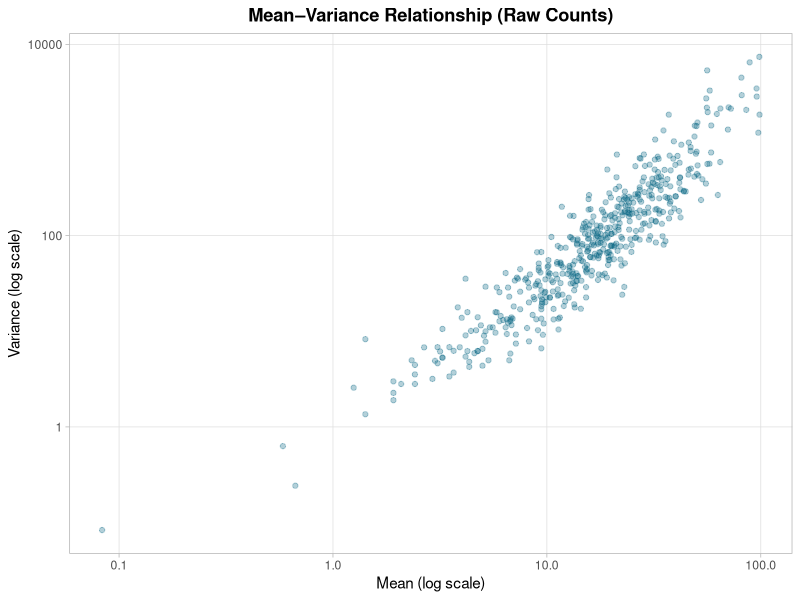
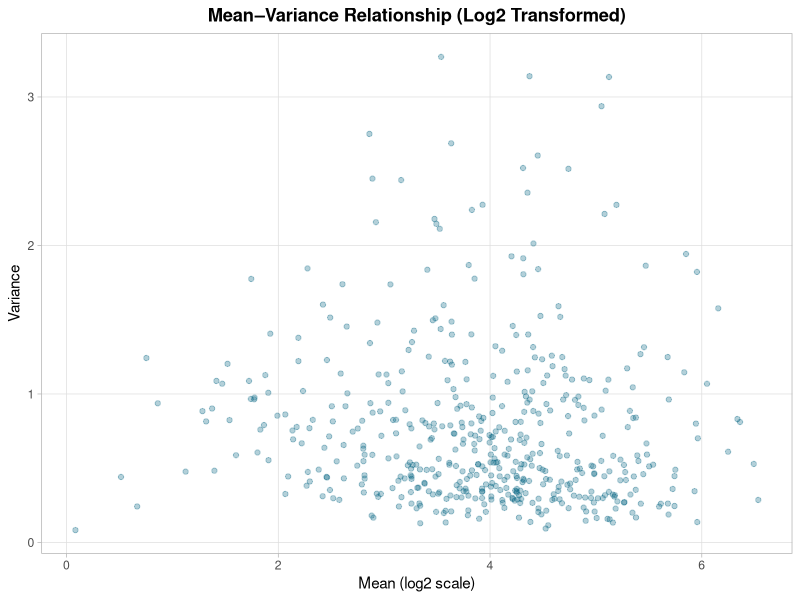

Write the R code that produced these figures, in order.
## ---- chunk 1
counts <- readr::read_csv("data/demo-counts.csv", show_col_types = FALSE)

count_matrix <- as.matrix(counts[-1])
## ---- chunk 2
gene_means <- rowMeans(count_matrix)

summary(gene_means)
## ---- chunk 3
gene_variances <- apply(count_matrix, 1, var)

summary(gene_variances)
## ---- chunk 4
mv_df <- tibble::tibble(
  mean = gene_means,
  variance = gene_variances
)

ggplot2::ggplot(mv_df, ggplot2::aes(x = mean, y = variance)) +
  ggplot2::geom_point(alpha = 0.3, color = "#036281") +
  ggplot2::scale_x_log10() +
  ggplot2::scale_y_log10() +
  ggplot2::labs(
    title = "Mean–Variance Relationship (Raw Counts)",
    x = "Mean (log scale)",
    y = "Variance (log scale)"
  ) +
  ggplot2::theme_light() +
  ggplot2::theme(
    plot.title = ggplot2::element_text(hjust = 0.5, face = "bold"),
    plot.subtitle = ggplot2::element_text(hjust = 0.5),
    panel.grid.minor = ggplot2::element_blank(),
    legend.position = "right"
  )
## ---- chunk 5
log_matrix <- log2(count_matrix + 1)

log_means <- rowMeans(log_matrix)
log_vars  <- apply(log_matrix, 1, var)
## ---- chunk 6
log_mv_df <- tibble::tibble(
  mean = log_means,
  variance = log_vars
)

ggplot2::ggplot(log_mv_df, ggplot2::aes(x = mean, y = variance)) +
  ggplot2::geom_point(alpha = 0.3, color = "#036281") +
  ggplot2::labs(
    title = "Mean–Variance Relationship (Log2 Transformed)",
    x = "Mean (log2 scale)",
    y = "Variance"
  ) +
  ggplot2::theme_light() +
  ggplot2::theme(
    plot.title = ggplot2::element_text(hjust = 0.5, face = "bold"),
    plot.subtitle = ggplot2::element_text(hjust = 0.5),
    panel.grid.minor = ggplot2::element_blank(),
    legend.position = "right"
  )
